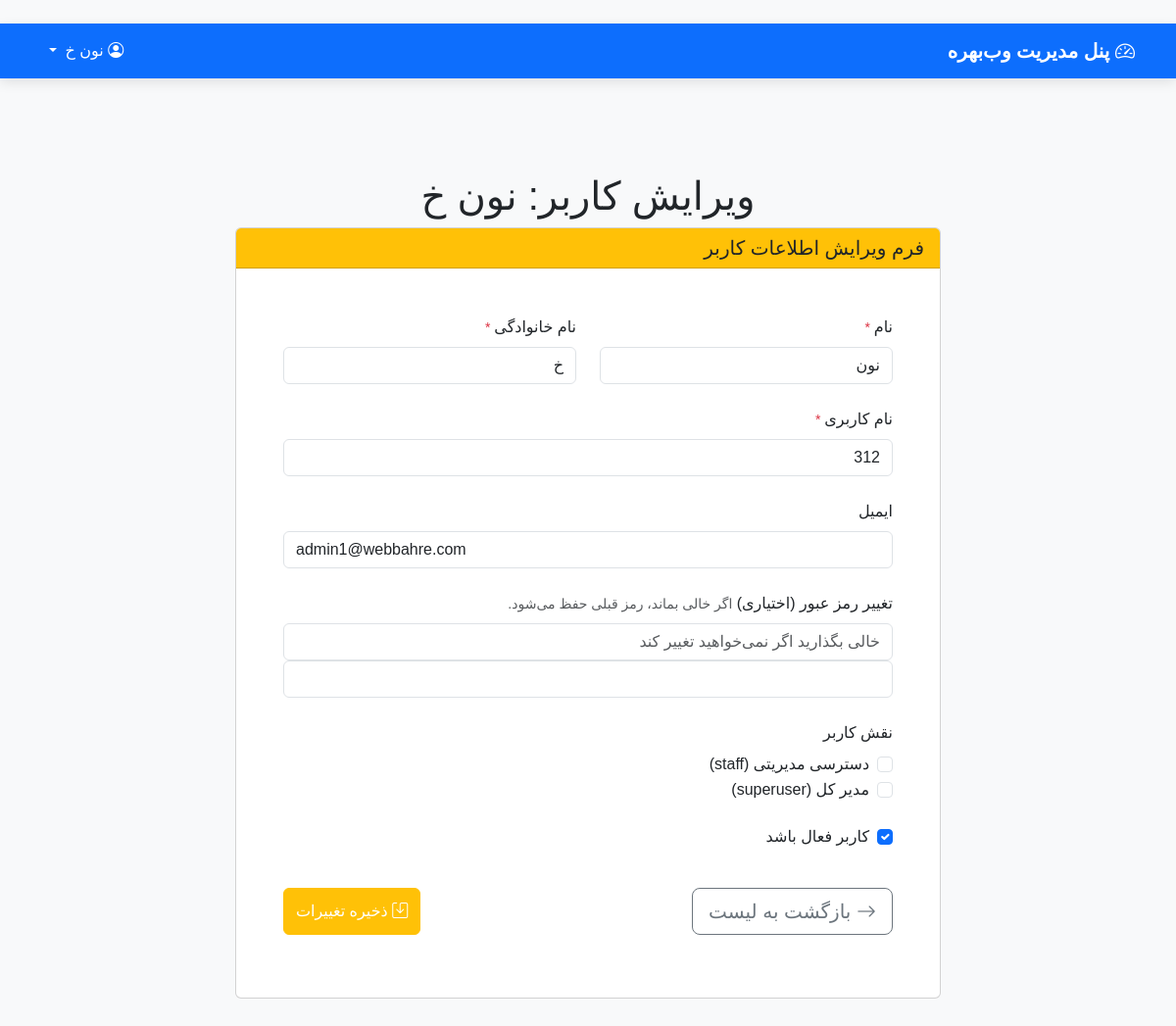
The app's page /users/3/edit/ (signed in) with its own data.
### users/models.py (models this page shows, shortened)
class CustomUser(AbstractUser):
    ROLE_CHOICES = (
        ('manager', 'Manager'),
        ('staff', 'Staff'),
        ('employee', 'Employee'),
    )
    role = models.CharField(max_length=20, choices=ROLE_CHOICES, default='employee')
    phone_number = models.CharField(max_length=15, blank=True, null=True)
    is_staff_member = models.BooleanField(default=False)  # نقش سازمانی
    personel_code = models.CharField(max_length=15, blank=True, null=False)

### users/views.py (the view)
# urls.py: path('<int:pk>/edit/', views.UserUpdateView.as_view(), name='user_edit'),
@method_decorator([login_required, staff_member_required], name='dispatch')
class UserUpdateView(SuccessMessageMixin, UpdateView):
    model = get_user_model()
    form_class = CustomUserChangeForm
    template_name = 'admin/user_edit.html'
    success_url = reverse_lazy('users:users_list')
    success_message = 'اطلاعات کاربر با موفقیت بروزرسانی شد.'
    def get_context_data(self, **kwargs):
        context = super().get_context_data(**kwargs)
        context['user'] = self.object  # برای نمایش نام در عنوان صفحه
        return context

### templates/admin/user_edit.html (shortened to what this page needs)
﻿{% extends 'admin/base_admin.html' %}
{% block content %}
    <div class="container py-5">
        <div class="row justify-content-center">
            <div class="col-lg-8 col-md-10">
                <h1 class="page-title text-center">ویرایش کاربر: {{ user.get_full_name|default:user.username }}</h1>
                <div class="card">
                    <div class="card-header bg-warning text-dark">
                        <h5 class="mb-0">فرم ویرایش اطلاعات کاربر</h5>
                    </div>
                    <div class="card-body p-5">
                        <form method="post">
                            <div class="row mb-4">
                                <div class="col-md-6">
                                    <label class="form-label">نام<small class="text-danger"> *</small></label>
                                    {{ form.first_name }}
                                </div>
                                <div class="col-md-6">
                                    <label class="form-label">نام خانوادگی<small class="text-danger"> *</small></label>
                                    {{ form.last_name }}
                                </div>
                            </div>
                            <div class="mb-4">
                                <label class="form-label">نام کاربری<small class="text-danger"> *</small></label>
                                {{ form.username }}
                            </div>
                            <div class="mb-4">
                                <label class="form-label">ایمیل</label>
                                {{ form.email }}
                            </div>
                            <div class="mb-4">
                                <label class="form-label">تغییر رمز عبور (اختیاری)</label>
                                <small class="text-muted">اگر خالی بماند، رمز قبلی حفظ می‌شود.</small>
                                {{ form.password1 }}
                                {{ form.password2 }}
                            </div>
                            <div class="mb-4">
                                <label class="form-label">نقش کاربر</label>
                                <div class="form-check">
                                    {{ form.is_staff }}
                                    <label class="form-check-label">دسترسی مدیریتی (staff)</label>
                                </div>
                                <div class="form-check">
                                    {{ form.is_superuser }}
                                    <label class="form-check-label">مدیر کل (superuser)</label>
                                </div>
                            </div>
                            <div class="mb-4">
                                <div class="form-check">
                                    {{ form.is_active }}
                                    <label class="form-check-label">کاربر فعال باشد</label>
                                </div>
                            </div>
                            <div class="d-grid d-md-flex justify-content-md-between">
                                <a href="{% url 'users:users_list' %}" class="btn btn-outline-secondary btn-lg mt-3">
                                    <i class="bi bi-arrow-right"></i> بازگشت به لیست
                                </a>
                                <button type="submit" class="btn btn-warning btn-submit mt-3 text-white">
                                    <i class="bi bi-save"></i> ذخیره تغییرات
                                </button>
                            </div>
                        </form>
                    </div>
                </div>
            </div>
        </div>
    </div>
{% endblock %}

### templates/admin/base_admin.html (shortened to what this page needs)
﻿<!DOCTYPE html>
<html lang="fa" dir="rtl">
<head>
    <link href="https://cdn.jsdelivr.net/npm/bootstrap@5.3.3/dist/css/bootstrap.rtl.min.css" rel="stylesheet">
    <link rel="stylesheet" href="https://cdn.jsdelivr.net/npm/bootstrap-icons@1.11.3/font/bootstrap-icons.min.css">
    <link href="https://cdn.fontcdn.ir/font/vazir/Vazir.css" rel="stylesheet">
</head>
<body>
    <nav class="navbar navbar-expand-lg navbar-dark bg-primary mb-5">
        <div class="container">
            <a class="navbar-brand" href="{% url 'users:users_list' %}">
                <i class="bi bi-speedometer2"></i> پنل مدیریت وب‌بهره
            </a>
            <div class="navbar-nav ms-auto">
                <div class="nav-item dropdown">
                    <a class="nav-link dropdown-toggle text-white" href="#" role="button" data-bs-toggle="dropdown">
                        <i class="bi bi-person-circle"></i> {{ user.get_full_name|default:user.username }}
                    </a>
                </div>
            </div>
        </div>
    </nav>
    <div class="container">
        {% block content %}
        {% endblock %}
    </div>
</body>
</html>

### templates/admin/base_admin.html (style rules this page uses)
body { font-family: 'Vazir', sans-serif; background-color: #f8f9fa; }
.navbar { box-shadow: 0 4px 12px rgba(0,0,0,0.1); }
.navbar-brand { font-weight: bold; }

### records on screen
CustomUser: get_full_name "نون خ", first_name "نون", last_name "خ", username "312", email "admin1@webbahre.com", is_active "☑"
